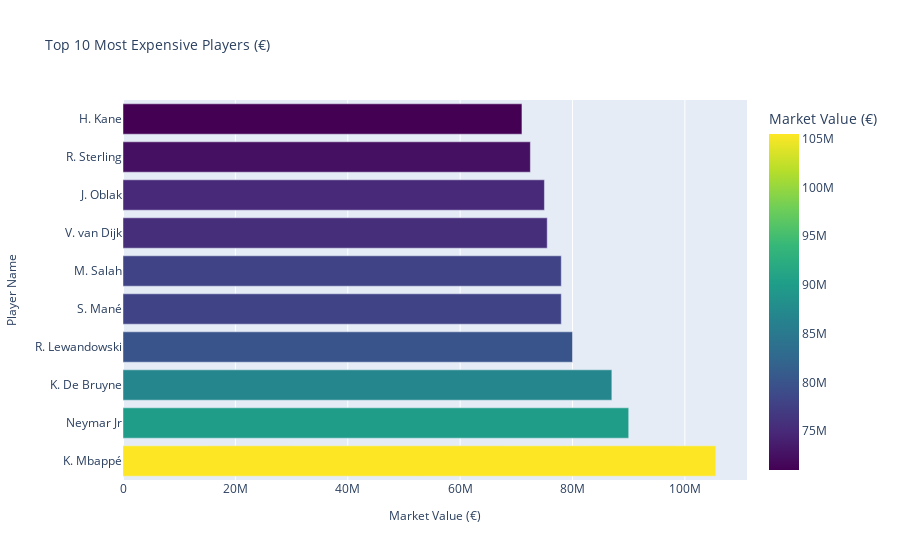

Source (notebook cell):
### Markdown cell above
## 🏆 Top 10 Most Expensive Players in FIFA Dataset

The bar plot visualizes the top 10 most expensive players in the FIFA dataset based on their market value. Key observations include:

- **High Market Value**: The players listed have significantly high market values, indicating their importance and skill level in the game.
- **Age and Club Representation**: The plot also highlights the age and club representation of these top players, providing insights into which clubs have the most valuable players and the age distribution among the top-tier players.
- **Nationality**: The inclusion of nationality helps in understanding the diversity and global representation among the most expensive players.

Overall, this visualization provides a clear picture of the elite players in the FIFA dataset, showcasing their market value and associated attributes.

### Code cell
# Extract the Top 10 Most Expensive Players
top_10_expensive = fifa_data[['Name', 'Age', 'Club', 'Nationality', 'Value']].nlargest(10, 'Value')

# Display results
print("Top 10 Most Expensive Players in FIFA Dataset")
print(top_10_expensive)

# Interactive Bar Plot for Visualization
fig = px.bar(top_10_expensive, x='Value', y='Name', orientation='h', 
             title='Top 10 Most Expensive Players (€)', 
             labels={'Value': 'Market Value (€)', 'Name': 'Player Name'},
             color='Value', color_continuous_scale='Viridis')

# Update layout for better readability
fig.update_layout(
    xaxis_title='Market Value (€)',
    yaxis_title='Player Name',
    title_font_size=14,
    xaxis_title_font_size=12,
    yaxis_title_font_size=12
)

# Show the plot
fig.show()

### Figure 1 — Plotly figure (JSON) as saved in the notebook; plotly's stock layout.template omitted (floating-point values rounded to 4 significant figures)
{"data": [{"hovertemplate": "Market Value (€)=%{marker.color}<br>Player Name=%{y}<extra></extra>", "legendgroup": "", "marker": {"color": [105500000.0, 90000000.0, 87000000.0, 80000000.0, 78000000.0, 78000000.0, 75500000.0, 75000000.0, 72500000.0, 71000000.0], "coloraxis": "coloraxis", "pattern": {"shape": ""}}, "name": "", "orientation": "h", "showlegend": false, "textposition": "auto", "type": "bar", "x": [105500000.0, 90000000.0, 87000000.0, 80000000.0, 78000000.0, 78000000.0, 75500000.0, 75000000.0, 72500000.0, 71000000.0], "xaxis": "x", "y": ["K. Mbappé", "Neymar Jr", "K. De Bruyne", "R. Lewandowski", "S. Mané", "M. Salah", "V. van Dijk", "J. Oblak", "R. Sterling", "H. Kane"], "yaxis": "y"}], "layout": {"barmode": "relative", "coloraxis": {"colorbar": {"title": {"text": "Market Value (€)"}}, "colorscale": [[0, "#440154"], [0.1111, "#482878"], [0.2222, "#3e4989"], [0.3333, "#31688e"], [0.4444, "#26828e"], [0.5556, "#1f9e89"], [0.6667, "#35b779"], [0.7778, "#6ece58"], [0.8889, "#b5de2b"], [1, "#fde725"]]}, "legend": {"tracegroupgap": 0}, "title": {"font": {"size": 14}, "text": "Top 10 Most Expensive Players (€)"}, "xaxis": {"anchor": "y", "domain": [0, 1], "title": {"font": {"size": 12}, "text": "Market Value (€)"}}, "yaxis": {"anchor": "x", "domain": [0, 1], "title": {"font": {"size": 12}, "text": "Player Name"}}}}
